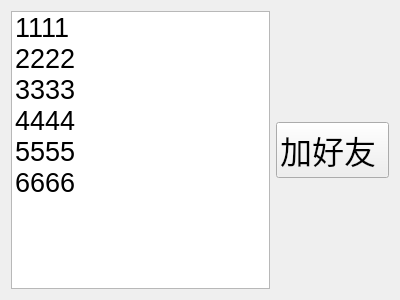
<?xml version="1.0" encoding="UTF-8"?>
<ui version="4.0">
 <class>Online</class>
 <widget class="QWidget" name="Online">
  <property name="geometry">
   <rect>
    <x>0</x>
    <y>0</y>
    <width>400</width>
    <height>300</height>
   </rect>
  </property>
  <property name="windowTitle">
   <string>Form</string>
  </property>
  <layout class="QVBoxLayout" name="verticalLayout_2">
   <item>
    <layout class="QHBoxLayout" name="horizontalLayout">
     <item>
      <widget class="QListWidget" name="Online_lw">
       <property name="font">
        <font>
         <pointsize>20</pointsize>
        </font>
       </property>
       <item>
        <property name="text">
         <string>1111</string>
        </property>
       </item>
       <item>
        <property name="text">
         <string>2222</string>
        </property>
       </item>
       <item>
        <property name="text">
         <string>3333</string>
        </property>
       </item>
       <item>
        <property name="text">
         <string>4444</string>
        </property>
       </item>
       <item>
        <property name="text">
         <string>5555</string>
        </property>
       </item>
       <item>
        <property name="text">
         <string>6666</string>
        </property>
       </item>
      </widget>
     </item>
     <item>
      <layout class="QVBoxLayout" name="verticalLayout">
       <item>
        <spacer name="verticalSpacer">
         <property name="orientation">
          <enum>Qt::Orientation::Vertical</enum>
         </property>
         <property name="sizeHint" stdset="0">
          <size>
           <width>20</width>
           <height>40</height>
          </size>
         </property>
        </spacer>
       </item>
       <item>
        <widget class="QPushButton" name="addFriend_pb">
         <property name="font">
          <font>
           <pointsize>24</pointsize>
          </font>
         </property>
         <property name="text">
          <string>加好友 </string>
         </property>
        </widget>
       </item>
       <item>
        <spacer name="verticalSpacer_2">
         <property name="orientation">
          <enum>Qt::Orientation::Vertical</enum>
         </property>
         <property name="sizeHint" stdset="0">
          <size>
           <width>20</width>
           <height>40</height>
          </size>
         </property>
        </spacer>
       </item>
      </layout>
     </item>
    </layout>
   </item>
  </layout>
 </widget>
 <resources/>
 <connections/>
</ui>
